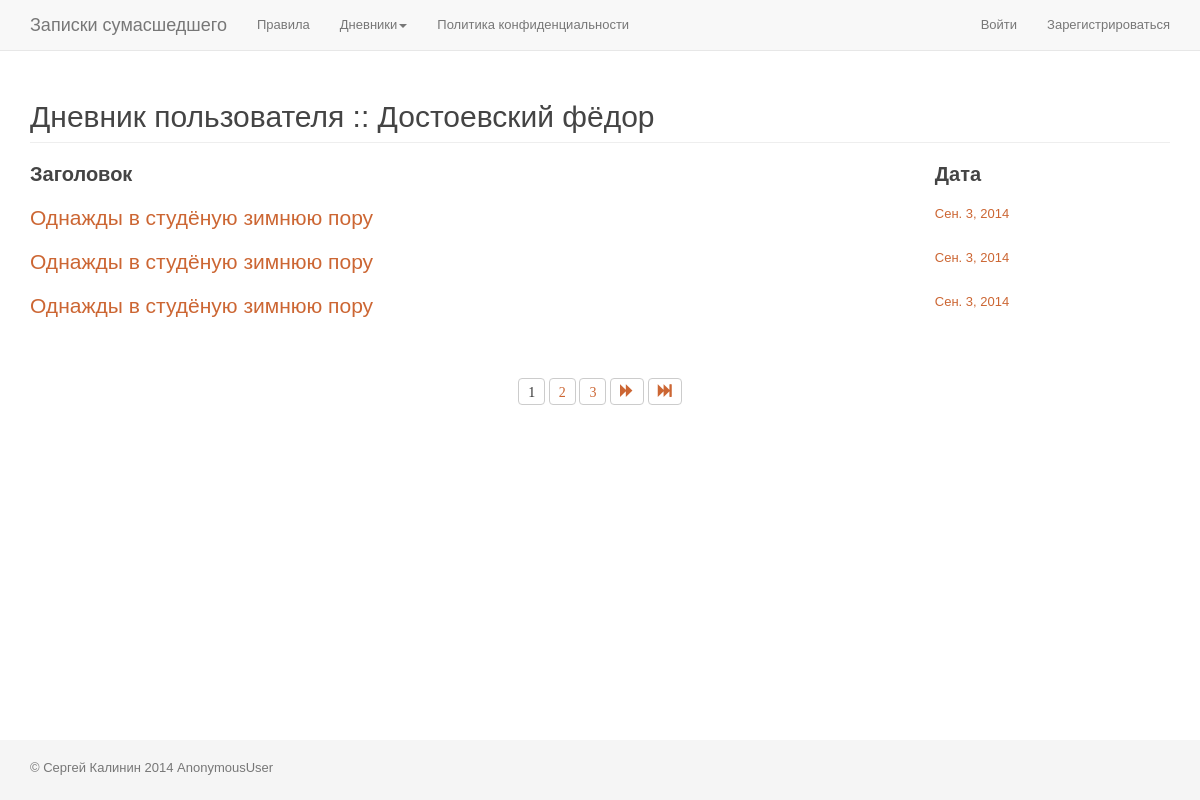
Page /diary/2/ on the earlier database version.
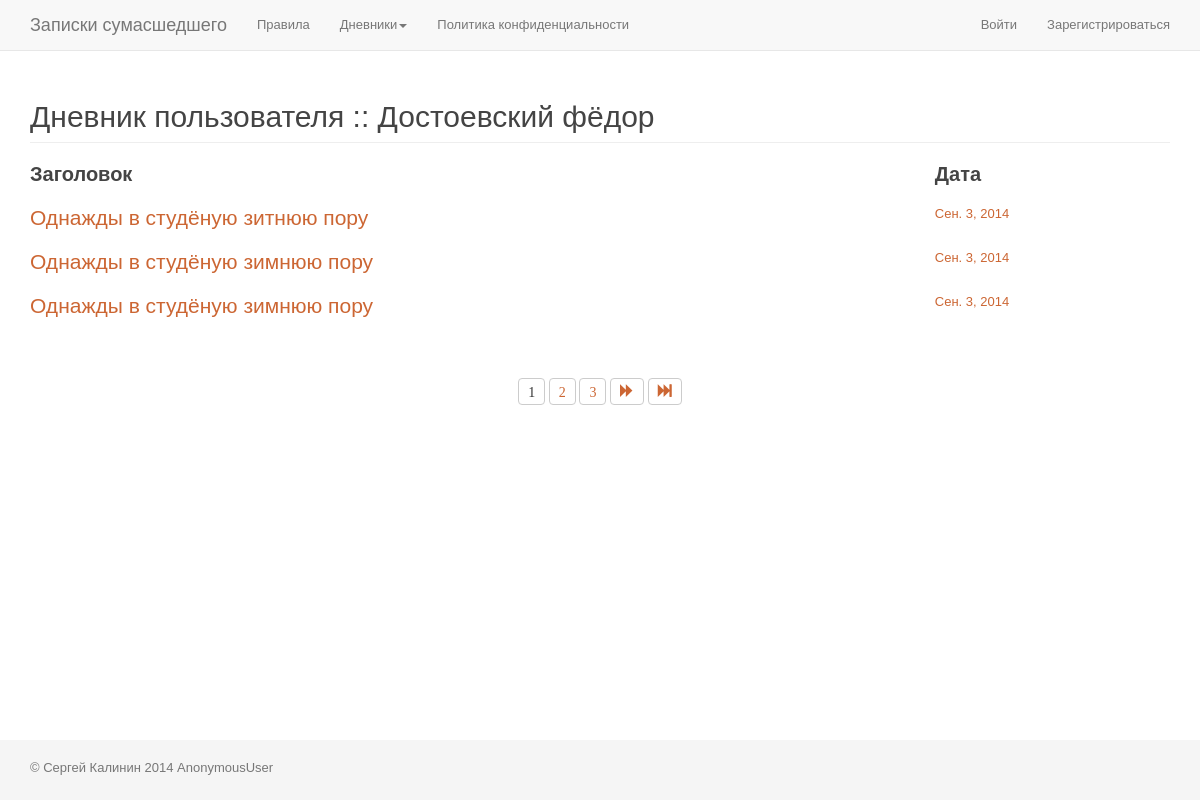
Same page on the later database version.
### app_zapsum/models.py (models this page shows, shortened)
class Diary(models.Model):
	user_id = models.IntegerField(
		'',
		blank=True,
		null=True,
	)
	title = models.CharField(
		'Заголовок записи',
		max_length=100,
		blank=False,
	)
	date = models.DateField(
		'Дата записи',
		blank=True,
		null=True,
	)
	text = models.TextField(
		'Содержание записи',
		max_length=5000,
		blank=False,
	)
	last_edit_date = models.DateField(
		'Дата последнего редактирования',
		default=datetime.now(),
	)
	is_active = models.BooleanField(default=True)
	is_delete = models.BooleanField(default=False)
	@classmethod
	def get_all_user_entries(self, user_id):
		return self.objects.filter(user_id=user_id, is_delete=False).order_by('-date')

### app_zapsum/views.py (the view)
# urls.py: url(r'^diary/(?P<id_author>[0-9]*)/$', 'views.diary', name='diary'),
def diary(request, id_author=None):
	if id_author:
		obj_author = UserProfile.get_entry(user_id=id_author)
		obj_diary = Diary.get_all_user_entries(user_id=id_author)
		paginator = Paginator(obj_diary, 3)
		list_pages = paginator.page_range
		page = request.GET.get('page')
		try:
			obj_diary_paginated = paginator.page(page)
		except PageNotAnInteger:
			obj_diary_paginated = paginator.page(1)
		except EmptyPage:
			obj_diary_paginated = paginator.page(paginator.num_pages)
		last_page = list_pages[-1]
		first_page = list_pages[0]
		t = loader.get_template('page_diary.html')
		c = RequestContext(request, {
			'obj_author': obj_author,
			'obj_diary': obj_diary,
			'list_pages': list_pages,
			'obj_diary_paginated': obj_diary_paginated,
			'last_page': last_page,
			'first_page': first_page,
		}, [custom_proc])
		return HttpResponse(t.render(c))

### app_accounts/models.py (called while the page is built)
	@classmethod
	def get_entry(self, user_id):
		result = UserProfile.objects.get(user_ptr_id=user_id)
		return result

### app_accounts/templatetags/tags_app_accounts.py (called while the page is built)
@register.inclusion_tag("part_auth_area.html")
def part_auth_area(user):
	return {
		'is_authenticated': user.is_authenticated,
		'username': user.username,
		'user_id': user.pk,
	}

### app_zapsum/views.py (called while the page is built)
def custom_proc(request):
	return{
		'request': request,
	}

### app_zapsum/templates/page_diary.html (shortened to what this page needs)
{% extends "page_base.html" %}
{% block content %}
	<section class="section diary_public">
		<div class="page-header">
			<h2>Дневник пользователя :: {{ obj_author.nickname }}</h2>
		</div>
		{% if obj_diary_paginated %}
		<table class="list_table">
			<thead>
				<tr>
					<td>Заголовок</td>
					<td>Дата</td>
				</tr>
			</thead>
			<tbody>
				{% for entry in obj_diary_paginated %}
					<tr class="article">
						<td class="cell_title">
							<a class="article_link" href="/record/{{ entry.id }}/">
								{% if entry.title %}
									<span class="">{{ entry.title }}</span>
								{% endif %}
							</a>
						</td>
						<td class="cell_date">
							<a class="article_link" href="/record/{{ entry.id }}/">
								{% if entry.date %}
									{{ entry.date }}
								{% endif %}
							</a>
						</td>
					</tr>
				{% endfor %}
			</tbody>
		</table>
		{% else %}
			По не сделано ни одной записи
		{% endif %}
		{% if last_page > 1 %}
			<div class="pager_outer">
				<div class="pager">
					<span>
						{% for page in list_pages  %}
							<div class="btn-group">
								{% if obj_diary_paginated.number == page %}
									<button type="button" class="btn btn-default">
										<span class="a glyphicon">{{ page }}</span>
									</button>
								{% else %}
									<button type="button" class="btn btn-default">
										<a class="a num glyphicon" href="?page={{ page }}">{{ page }}</a>
									</button>
								{% endif %}
							</div>
						{% endfor %}
					</span>
					{% if obj_diary_paginated.has_next %}
						<button type="button" class="btn btn-default">
							<a class="a right glyphicon glyphicon-forward" href="?page={{ obj_diary_paginated.next_page_number }}"></a>
						</button>
						<button type="button" class="btn btn-default">
							<a class="a right2 glyphicon glyphicon-fast-forward" href="?page={{ last_page }}"></a>
						</button>
					{% endif %}
				</div>
			</div>
		{% endif %}
	</section>
{% endblock %}

Differences in the rows shown:
changed Diary: title "Однажды в студёную зимнюю пору" → "Однажды в студёную зитнюю пору"
